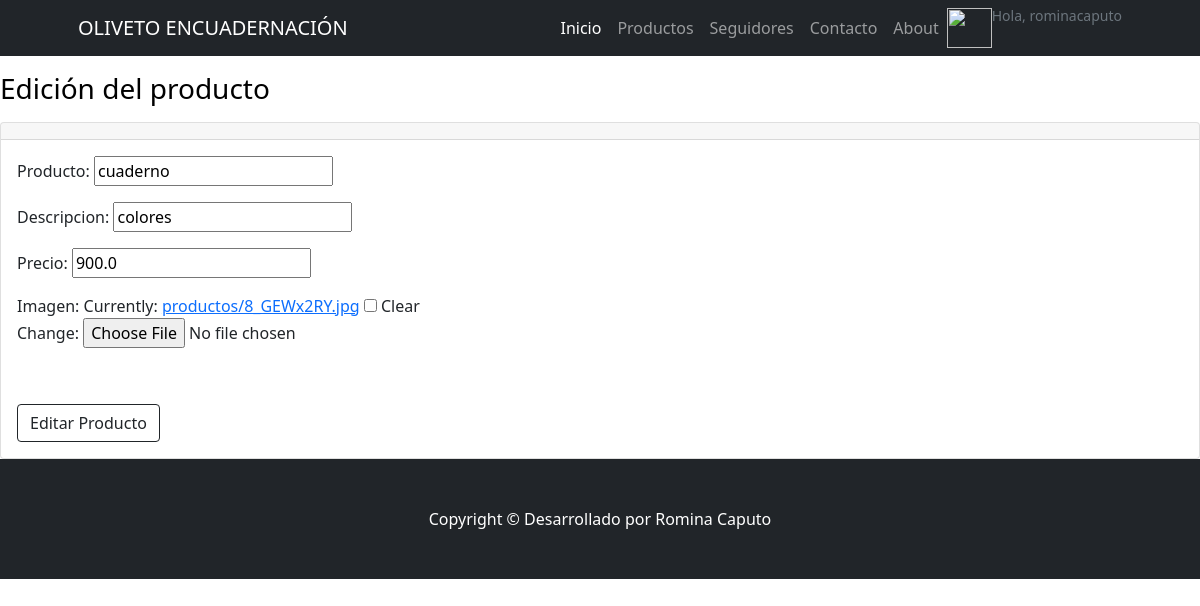
Page /AppOliveto/editarproductos/36/ (signed in) on the committed database.
### AppOliveto/models.py (models this page shows, shortened)
class Productos(models.Model):
    producto = models.CharField("Producto", max_length=30)
    descripcion = models.CharField("Descripcion Producto", max_length=150)
    precio = models.FloatField("Precio $")
    imagen = models.ImageField("Imagen", upload_to="productos", null=True, blank=True)

### AppOliveto/views.py (the view, shortened to what this page needs)
# urls.py: path("editarproductos/<producto_id>/", views.editarProducto, name="EditarProductos"),
@staff_member_required
def editarProducto(request, producto_id):
    productos = Productos.objects.get(id=producto_id)
    formulario_vacio = ProductosFormulario(initial={
            "producto":productos.producto,
            "descripcion": productos.descripcion,
            "precio": productos.precio,
            "imagen": productos.imagen})
    return render(request, "AppOliveto/editar_productos.html", {"form":formulario_vacio})

### AppOliveto/forms.py
class ProductosFormulario(forms.Form):
    producto = forms.CharField( max_length=30, label="Producto")
    descripcion = forms.CharField(max_length=150, label="Descripcion")
    precio = forms.IntegerField( label= "Precio")
    imagen = forms.ImageField(label= "Imagen", required=False)
    class Meta:
        model = Productos
        fields = ['producto', 'descripcion', 'precio', 'imagen']

### AppOliveto/template/AppOliveto/editar_productos.html (shortened to what this page needs)
{% extends "AppOliveto/padre.html" %}
{% load static %}
{% block contenidoQueCambia %}
<div>
    <p>
        <h3 style="color:black">
            Edición del producto
        </h3>
    </p>
</div>
                <div class="card">
                    <div class="card-header text-center">
                    </div>
                    <div class="card-body">
                        <form action="" method="post" enctype="multipart/form-data">
                        <table>
                            {{ form.as_p }}
                            <p><img class="card-img-top" src="{{prod.imagen.url}}" class="card-img-top" ></p>
                        </table>
                        <a href="{% url 'Productos' %}"><button class="btn btn-outline-dark">Editar Producto</button></a>
                        </form>
                    </div>
                </div>
{% endblock %}

### AppOliveto/template/AppOliveto/padre.html (shortened to what this page needs)
{% load static %}
<!DOCTYPE html>
<html lang="en">
    <head>
        <link href="https://cdn.jsdelivr.net/npm/bootstrap-icons@1.4.1/font/bootstrap-icons.css" rel="stylesheet" />
        <link href="{% static 'css/styles.css' %}" rel="stylesheet" />
    </head>
    <body>
        <nav class="navbar navbar-expand-lg navbar-dark bg-dark">
            <div class="container px-5">
                <a class="navbar-brand" href="#!">OLIVETO ENCUADERNACIÓN</a>
                <div class="collapse navbar-collapse" id="navbarSupportedContent">
                    <ul class="navbar-nav ms-auto mb-2 mb-lg-0">
                        <li class="nav-item"><a class="nav-link active" aria-current="page" href="{% url 'Inicio' %}">Inicio</a></li>
                        <li class="nav-item"><a class="nav-link" href="{% url 'Productos' %}">Productos</a></li>
                        <li class="nav-item"><a class="nav-link" href="{% url 'Seguidores' %}">Seguidores</a></li>
                        <li class="nav-item"><a class="nav-link" href="{% url 'Contacto' %}">Contacto</a></li>
                        <li class="nav-item"><a class="nav-link" href="{% url 'Acercademi' %}">About</a></li>
                        {% if request.user.is_authenticated %}
                        <img src="{{url}}" style="height: 40px; width: 45px;" >
                        <h3 class="text-muted small mb-4 mb-lg-0">Hola, {{user.username}} </h3>
                    {% endif %}
                    </ul>
                </div>
            </div>
        </nav>
        {% block contenidoQueCambia %}
        {% endblock %}
        <footer class="py-5 bg-dark">
            <div class="container px-5"><p class="m-0 text-center text-white">Copyright &copy; Desarrollado por Romina Caputo</p></div>
        </footer>
    </body>
</html>

### rows in the picture
Productos: producto "cuaderno", descripcion "colores", precio "900.0"

### other values in the picture
{{ user.username }} "rominacaputo"
